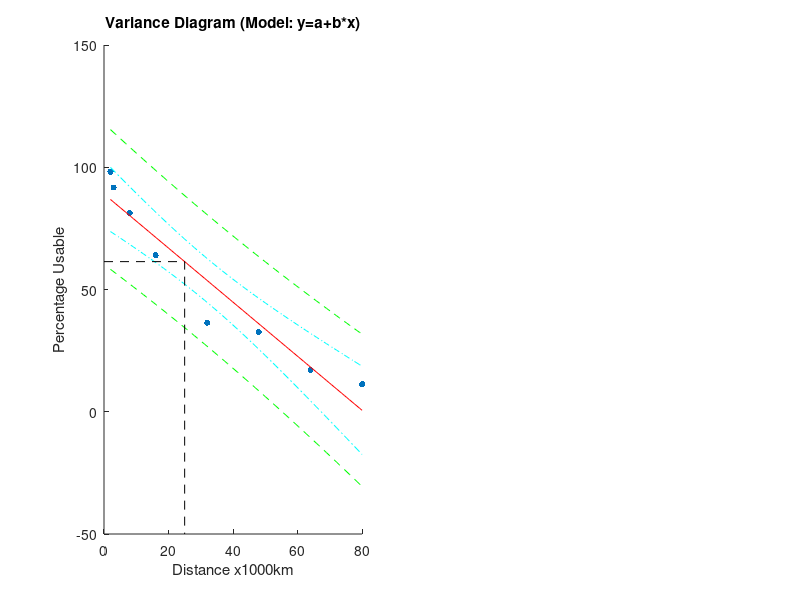

Recreate this plot in MATLAB. (Note: this script raises an error after producing the figure.)
clc, clearvars, close all;

models = {"y=a+b*x", "y=a*exp(b*x)", "y=a*x^b", "y=a+b*log(x)", "y=a+b*1/x"};
transformX = {@(x) x, @(x) x, @(x) log10(x), @(x) log10(x), @(x) 1./x};
invtransformX = {@(x) x, @(x) x, @(x) 10.^x, @(x) 10.^x, @(x) 1./x};
transformY = {@(y) y, @(y) log(y), @(y) log10(y), @(y) y, @(y) y};
invtransformY = {@(y) y, @(y) exp(y), @(y) 10.^y, @(y) y, @(y) y};
invtransformb0 = {@(b0) b0, @(b0) exp(b0), @(b0) 10^b0, @(b0) b0, @(b0) b0};

X = [2, 3, 8, 16, 32, 48, 64, 80]';
Y = [98.2, 91.7, 81.3, 64, 36.4, 32.6, 17.1, 11.3]';
n = length(X);
alpha = 0.05;
zcrit = norminv(1 - alpha / 2);
tcrit = tinv(1 - alpha / 2, n - 2);

for i = 1:length(transformX)

    Xt = [ones(size(X)), transformX{i}(X)];
    Yt = transformY{i}(Y);
    
    [B, BINT, R, RINT, STATS] = regress(Yt, Xt, alpha);
    se = sqrt(STATS(4));
    stdefit = R / se;
    b0 = B(1);
    b1 = B(2);
    Yhat = b1 * Xt(:,2) + b0;
    C = cov(Xt(:,2), Yt);
    Sxx = C(1, 1) * (n - 1);
    mx = mean(Xt(:,2));

    % R-squared and adjusted R-squared coefficients
    my = mean(Yt);
    R2 = 1 - sum(R.^2) / sum((Yt - my).^2);
    adjR2 = 1 - (n - 1) / (n - 2) * sum(R.^2) / sum((Yt - my).^2);
    
    % Calculate confidence intervals for mean of Y
    Xtvals = linspace(min(Xt(:,2)), max(Xt(:,2)), 100);
    Ytvals = b1 * Xtvals + b0;
    sym = se * sqrt(1 / n + (Xtvals - mx).^2 / Sxx);
    cilym = Ytvals - tcrit * sym;
    ciuym = Ytvals + tcrit * sym;
    
    % Calculate confidence intervals for estimation of Y
    sye = se * sqrt(1 + 1 / n + (Xtvals - mx).^2 / Sxx);
    cilye = Ytvals - tcrit * sye;
    ciuye = Ytvals + tcrit * sye;
    
    % Estimate a value
    x0 = transformX{i}(25);
    y0 = b1 * x0 + b0;
    
    figure;
    subplot(1, 2, 1);
    scatter(X, Y, 20, 'blue', 'filled');
    hold on;
    Xvals = invtransformX{i}(Xtvals);
    Yvals = invtransformY{i}(Ytvals);
    h1 = plot(Xvals, Yvals, '-r');
    h2 = plot(Xvals, invtransformY{i}(cilym), '-.c');
    plot(Xvals, invtransformY{i}(ciuym), '-.c');
    h3 = plot(Xvals, invtransformY{i}(cilye), '--g');
    plot(Xvals, invtransformY{i}(ciuye), '--g');
    ax = axis;
    x_0 = invtransformX{i}(x0);
    y_0 = invtransformY{i}(y0);
    plot([ax(1), x_0, x_0], [y_0, y_0, ax(3)], '--k');
    hold off;
    title(sprintf('Variance Diagram (Model: %s)', models{i}));
    xlabel('Distance x1000km');
    ylabel('Percentage Usable');
    a = invtransformb0{i}(b0);
    legend([h1, h2, h3], {getstr(i, a, b1), 'mean confidence interval', 'estimation confidence interval'});
    text(ax(1) + (ax(2) - ax(1)) * 0.1, ax(3) + 0.2 * (ax(4) - ax(3)), sprintf('R^2=%.3f', R2));
    text(ax(1) + (ax(2) - ax(1)) * 0.1, ax(3) + 0.1 * (ax(4) - ax(3)), sprintf('adjR^2=%.3f', adjR2));

    subplot(1, 2, 2);
    scatter(Xt(:,2), Yt, 20, 'blue', 'filled');
    hold on;
    h1 = plot(Xtvals, Ytvals, '-r');
    h2 = plot(Xtvals, cilym, '-.c');
    plot(Xtvals, ciuym, '-.c');
    h3 = plot(Xtvals, cilye, '--g');
    plot(Xtvals, ciuye, '--g');
    ax = axis;
    plot([ax(1), x0, x0], [y0, y0, ax(3)], '--k');
    hold off;
    title(sprintf('Linearized Variance Diagram (Model: %s)', models{i}));
    xlabel('Distance x1000km');
    ylabel('Percentage Usable');
    legend([h1, h2, h3], {sprintf('y=%.3fx%+.3f', b1, b0), 'mean confidence interval', 'estimation confidence interval'});
    text(ax(1) + (ax(2) - ax(1)) * 0.1, ax(3) + 0.2 * (ax(4) - ax(3)), sprintf('R^2=%.3f', R2));
    text(ax(1) + (ax(2) - ax(1)) * 0.1, ax(3) + 0.1 * (ax(4) - ax(3)), sprintf('adjR^2=%.3f', adjR2));
    
    figure;
    scatter(Yhat, stdefit, 20, 'blue', 'filled');
    hold on;
    plot(xlim, zcrit * [1, 1], '--r');
    plot(xlim, -zcrit * [1, 1], '--r');
    hold off;
    title(sprintf('Diagnostic Variance Diagram (Model: %s)', models{i}));
    xlabel('Percentage Usable');
    ylabel('Standard fit error');
    fprintf('Press any key to continue...\n');
    pause;
    close all;
end

function res = getstr(i, a, b)
    if i == 1
        res = sprintf('y=%.3fx%+.3f', b, a);
    elseif i == 2
        res = sprintf('y=%.3fe^{%.3fx}', a, b);
    elseif i == 3
        res = sprintf('y=%.3fx^{%.3f}', a, b);
    elseif i == 4
        res = sprintf('y=%.3f%+.3flog(x)', a, b);
    else
        res = sprintf('y=%.3f%+.3f/x', a, b);
    end
end
